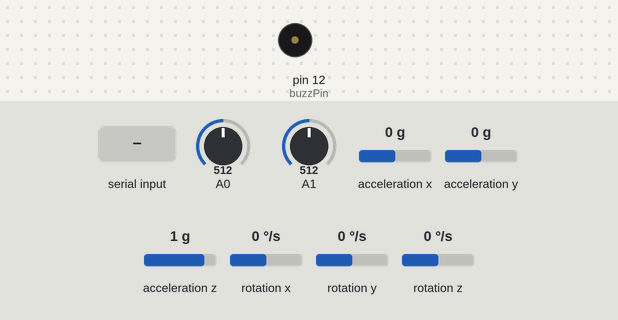
Simulated run of this sketch. Board: Arduino Uno, built with avr-gcc and run on an emulated ATmega328P. Shown: buzzer (waves = sounding, pin HIGH). The inputs (shaded band) are chosen by the test bench; at power-on: rotation x 0 °/s, A0 = 512, A1 = 512, acceleration x 0 g, acceleration y 0 g, acceleration z 1 g, rotation y 0 °/s, rotation z 0 °/s. What the sketch prints to the serial monitor is not drawn.

Above: at 1.2 s.
1.3 s: "E" received over Serial
2.8 s: rotation x set to -192 °/s
Timing chart, 0 to 5.8 s (numbered marks = the images above; inputs shaded):
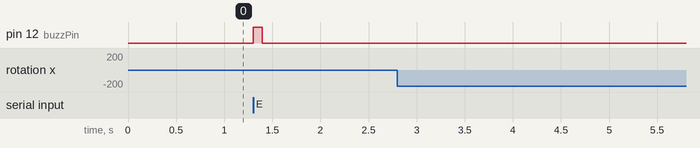

The sketch:

lab2_arduino.ino
```cpp
#include <Wire.h>
#include <MPU6050.h>

MPU6050 mpu;

int xPrev = -1;
int yPrev = -1;
int buzz_status = HIGH;
int incomingByte = 0;
int buzzPin = 12;

void setup() {
  Serial.begin(9600);
  pinMode(9,INPUT);     // SW pin
  digitalWrite(9,HIGH);

  Serial.begin(115200);
  // Initialize MPU6050
  Serial.println("Initialize MPU6050");
  while(!mpu.begin(MPU6050_SCALE_2000DPS, MPU6050_RANGE_2G))
  {
    Serial.println("Could not find a valid MPU6050 sensor, check wiring!");
    delay(500);
  }
  // Check settings
  checkSettings();
}

void checkSettings()
{

  Serial.println();

}

void loop() {
Vector rawGyro = mpu.readRawGyro();
  Vector normGyro = mpu.readNormalizeGyro();

  Serial.print(" Xraw = ");
  Serial.print(rawGyro.XAxis);
  Serial.print(" Yraw = ");
  Serial.print(rawGyro.YAxis);
  Serial.print(" Zraw = ");
  Serial.println(rawGyro.ZAxis);

  Serial.print(" Xnorm = ");
  Serial.print(normGyro.XAxis);
  Serial.print(" Ynorm = ");
  Serial.print(normGyro.YAxis);
  Serial.print(" Znorm = ");
  Serial.println(normGyro.ZAxis);

  delay(10);

  int z=0,xpos=0,ypos=0;
  int x=0, y=0;
  x=analogRead(A0);
  y=analogRead(A1);


  pinMode(buzzPin, OUTPUT);

  digitalWrite(buzzPin, LOW);

  buzz_status = LOW;

  int sensitivityGyro = 80;
  if(rawGyro.XAxis>=5)                     // when moved forward
  xpos=map(x,5,1023,0,sensitivityGyro);
  if(rawGyro.XAxis<=-5)                   // when moved backwards
  xpos=map(x,-5,0,0,-sensitivityGyro);
  if(rawGyro.YAxis>=5)                    // when moved right
  ypos=map(y,5,1023,0,sensitivityGyro);
  if(rawGyro.YAxis<=-5)                  // when moved left
  ypos=map(y,-5,0,0,-sensitivityGyro);

  int sensitivity=80;
  if(x>=550)                     // when moved up
  xpos=map(x,550,1023,0,sensitivity);
  if(x<=450)                   // when moved down
  xpos=map(x,450,0,0,-sensitivity);
  if(y>=550)                    // when moved right
  ypos=map(y,550,1023,0,sensitivity);
  if(y<=450)                  // when moved left
  ypos=map(y,450,0,0,-sensitivity);


if (Serial.available() > 0) {
    // read the incoming byte:
    incomingByte = Serial.read();
    //Serial.println(incomingByte);

    if(incomingByte == 'E') {
      // buzz
      buzz_status = (buzz_status == LOW)? HIGH : LOW;
      digitalWrite(buzzPin, buzz_status);
    }
  }


if (xPrev == xpos && yPrev == ypos)
{ }
else {
  Serial.print(xpos);    // print the data and separating by ":"
  Serial.print(" ");
  Serial.println(ypos);
  xPrev = xpos;
  yPrev = ypos;
  }


  delay(75);         // for normal operation
}
```

Measured:
- after the input at 1.3 s, pin 12 (buzzPin): LOW → HIGH at once, → LOW 0.09 s later
- after the input at 2.8 s, every drawn part: stays the same
